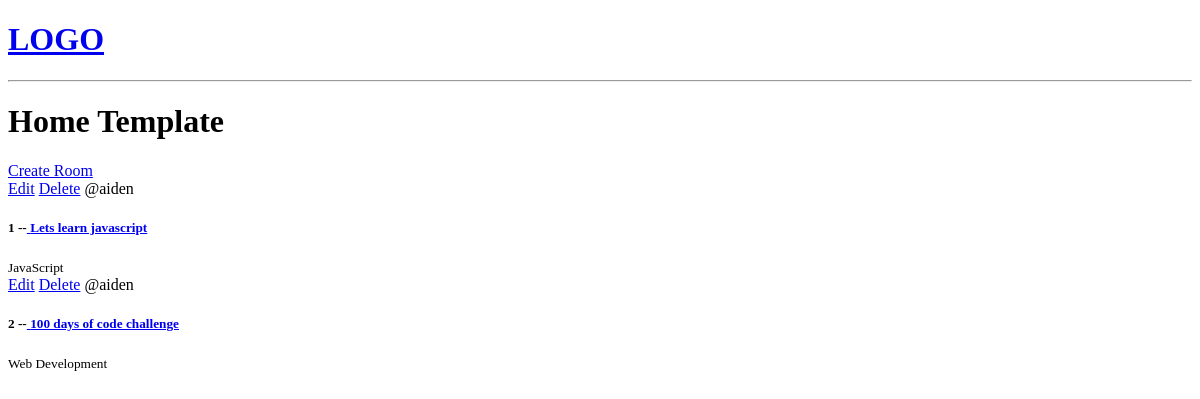
Before: / with the older database file.
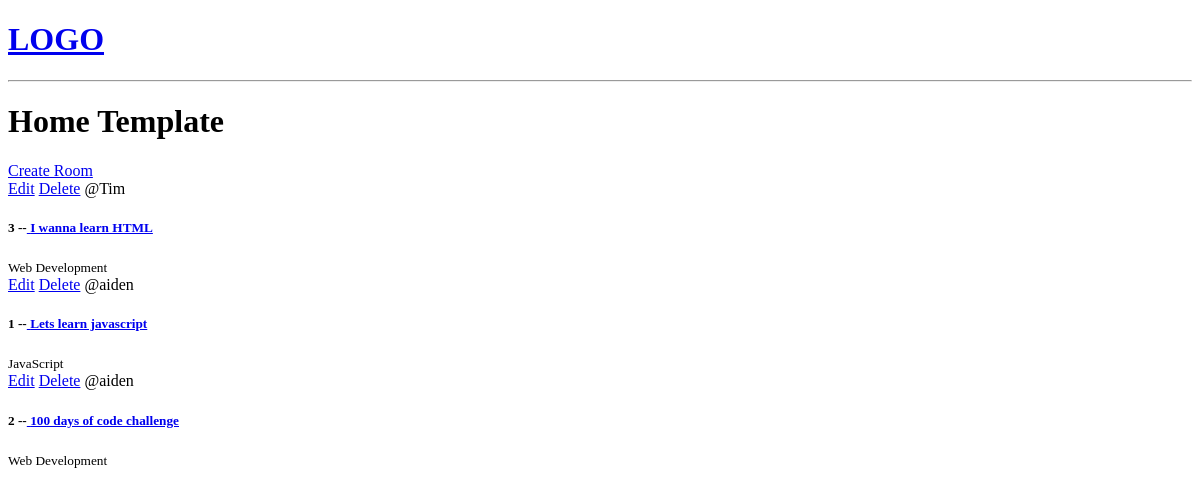
After: the same page with the newer database file.
### base/models.py (models this page shows, shortened)
class Room(models.Model):
    host = models.ForeignKey(User, on_delete=models.SET_NULL, null=True)
    topic = models.ForeignKey(Topic, on_delete=models.SET_NULL, null=True)
    name = models.CharField(max_length=200)  # Corrected max_Length to max_length
    description = models.TextField(null=True, blank=True)  # Corrected bLank to blank
    updated = models.DateTimeField(auto_now=True)
    created = models.DateTimeField(auto_now_add=True)
    class Meta:
        ordering = ['-updated','-created']

class Topic(models.Model):
    name = models.CharField(max_length=200)  # Corrected max_Length to max_length

### base/views.py (the view)
# urls.py: path('', views.home, name="home"),
def home(request):
    rooms = Room.objects.all()
    context = {'rooms': rooms}
    return render(request, 'base/home.html', context)

### base/templates/base/home.html
{% extends 'main.html' %}
{% block content %}
<h1>Home Template</h1>
<div>
    <a href="{% url 'create-room' %}">Create Room</a>
    <div>
        {% for room in rooms %}
            <div>
                <a href="{% url 'update-room' room.id %}">Edit</a>
                <a href="{% url 'delete-room' room.id %}">Delete</a>
                <span>@{{room.host.username}}</span>
                <h5>{{room.id}} --<a href="{% url 'room' room.id %}"> {{room.name}}</a></h5>
                <small>{{room.topic.name}}</small>
            </div>
        {% endfor %}
    </div>
</div>
{% endblock %}

Changed rows visible on the page:
added Room: host.username "Tim", id "3", name "I wanna learn HTML", topic.name "Web Development"
